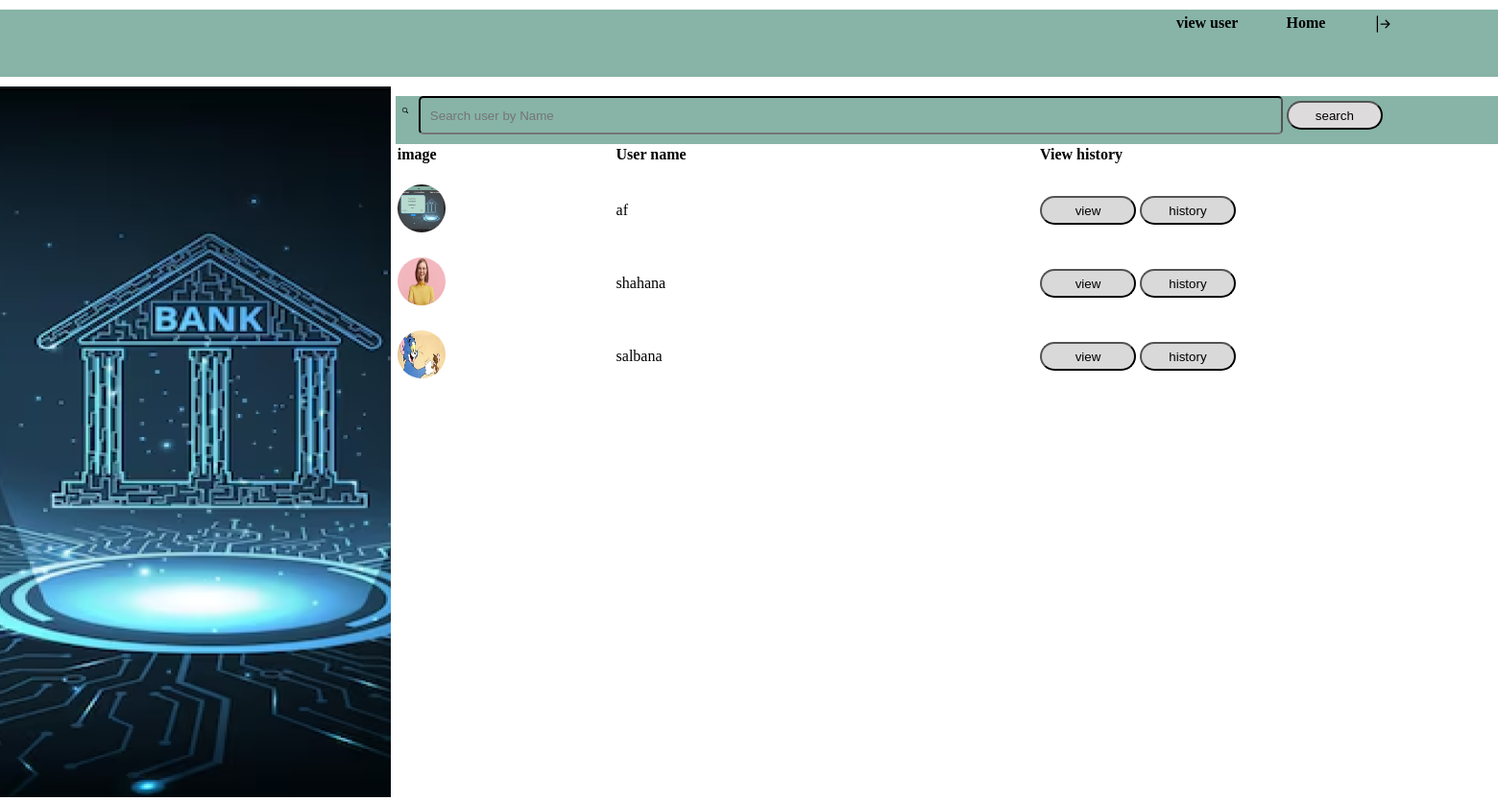
Page /viewuser on the committed database.
### app/models.py (models this page shows, shortened)
class CustomeUser(AbstractUser):
    age=models.IntegerField(null=True,blank=True)
    Phonenumber=models.IntegerField(null=True,blank=True,unique=True)
    Address=models.CharField(null=True,blank=True,max_length=100)
    DOB=models.DateField(null=True,blank=True)
    InitialAmount=models.IntegerField(null=True,blank=True)
    AccountNumber=models.CharField(null=True,blank=True,max_length=100,unique=True)
    Pancardno=models.CharField(null=True,blank=True,max_length=100,unique=True)
    AdharNumber=models.CharField(null=True,blank=True,max_length=100,unique=True)
    Ifsc=models.IntegerField(null=True,blank=True)
    Branch=models.CharField(null=True,blank=True ,max_length=100)
    Pincode=models.IntegerField(null=True,blank=True)
    usertype=models.CharField(max_length=200)
    Image=models.FileField(null=True,blank=True)

### app/views.py (the view)
# urls.py: path('viewuser', views.viewuser, name='viewuser'),
def viewuser(request):
        users = CustomeUser.objects.filter(usertype='user')
        return render(request,'bank/viewusers.html',{'users': users})

### template/bank/viewusers.html (shortened to what this page needs)
<!DOCTYPE html>
<html lang="en">
    {% load static %}
<head>
</head>
<body>
    {% block content %}
    <nav class="navbar">
        <div class="container-fluid">
            <ul>
                <li>
                <a href="{% url 'viewuser' %}">view user</a>
                </li>
                <li>
                    <a href="{% url 'bankhome' %}">Home</a>
                <li>
                <a href="{% url 'logout' %}"><b></b></a>
                </li>
            </ul>
        </div>
    </nav>
<div class="row">
        <div class="col-sm-3  " style=" padding-right: 5px;">
            <img src="{% static 'images/Rectangle 1.png' %}" alt="bank" style="height: 740px;">
        </div>
        <div class="col-sm-9">
            <div class="container-fluid">
            <form action="{% url 'search' %}" method="POST">
                    <div class="eee">
                        <img src="{% static 'images/search-icon-png-1.png' %}"  style="height:20px;width:20px;">
                        <input type="search"  placeholder="Search user by Name" name="search" style="width:18%;height:40px;" >
                        <input type="submit" value="search">
                    </div>
            </form>
            </div>
                <table>
                    <tr>
                        <th>image</th>
                        <th>User name</th>
                        <th></th>
                        <th>View history</th>
                    </tr>
                    {% for i in users %}
                    <tr>
                        <td><img src="{{i.Image.url}}" alt="" width="50px" height="50px" style="border-radius: 50%;"></td>
                        <td>{{i.first_name}}</td>
                        <td></td>
                        <td><a href="{% url 'bankuserprofile'  id=i.id %}"><button>view</button></a>
                        <a href="{% url 'userhistory'  id=i.id %}"><button>history</button></a></td>
                    </tr>
                    {% endfor%}
                </table>
        </div>
    </div>
    {% endblock %}
</body>
</html>

### template/bank/viewusers.html (style rules this page uses)
* { margin:0px; padding:0px; }
.navbar { background-color: #87B4A6; height: 60px; }
* { margin: 0; padding: 0; }
input[type="search"] { padding:10px; border-top-color:black ; border-left-color: black; border-right-color:black ; border-radius: 5px; color: rgb(255, 255, 255); height: 30px; margin-bottom:10px; background-color: #87B4A6; }
input[type="submit"] { width: 100px; text-align: center; align-items: center; height: 30px; border-radius:20px; background-color: #dddbdb; }
.row { display:flex; margin-left:0px; }
button { width: 100px; text-align: center; align-items: center; height: 30px; border-radius:20px; background-color: #D9D9D9; }
.container-fluid { width:500%; margin-top: 10px; }
table { justify-content: center; width:1000px; }
th { margin-left:10px; padding-right:100px; text-align: left; }
td { padding-top:20px; margin-right:170px; }
.navbar { background-color: #87b4a6; width:100%; height:70px; margin-bottom: 10px; }
ul { display: flex; margin-left:1220px; font-size: medium; }
li { margin-right:40px; list-style-type: none; color: rgb(0, 0, 0); padding: 5px; }
a { text-decoration: none; color:black; font-weight:bold; }
.eee { background-color: #87b4a6; }

### rows in the picture
CustomeUser: Image (picture), first_name "af"
CustomeUser: Image (picture), first_name "shahana"
CustomeUser: Image (picture), first_name "salbana"
